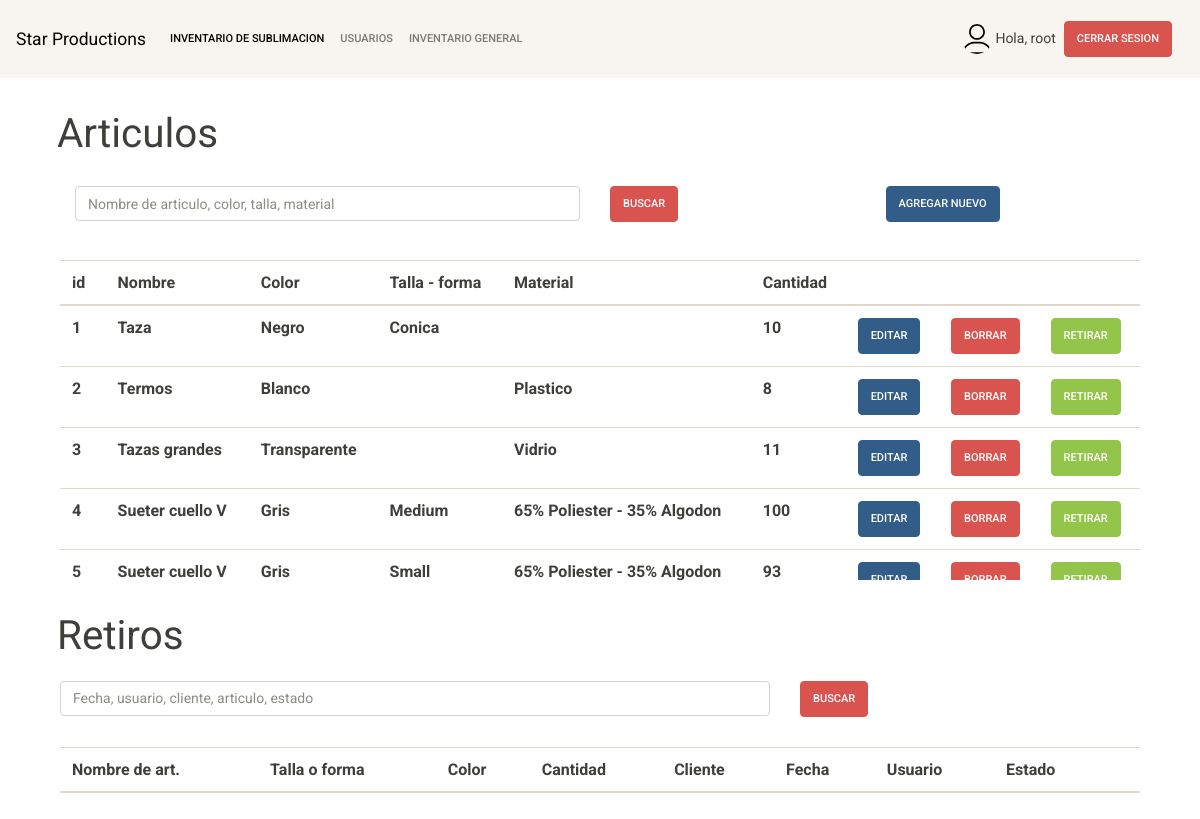
Page /main_page.php (signed in) on the committed database.
### tables this page shows
CREATE TABLE `articulos` (
  `id` int(11) NOT NULL AUTO_INCREMENT,
  `nombre` varchar(25) DEFAULT NULL,
  `color` varchar(20) DEFAULT NULL,
  `talla_forma` varchar(20) DEFAULT NULL,
  `material` varchar(50) DEFAULT NULL,
  `cantidad` int(11) DEFAULT NULL,
  `nota` varchar(100) DEFAULT NULL,
  `tmsp` timestamp NOT NULL DEFAULT CURRENT_TIMESTAMP ON UPDATE CURRENT_TIMESTAMP,
  PRIMARY KEY (`id`)
);

### main_page.php (the view, shortened to what this page needs)
<?php
require_once 'db/conexion.php';
$search = "";
$username = $_SESSION['username'];
$query = "SELECT * FROM usuarios where username = '$username'";
$res_user = mysqli_fetch_array(mysqli_query($link, $query));
?>
<!DOCTYPE html>
<html lang="en">
<head>
    <link rel="stylesheet" href="./bootstrap/bootstrap.min.css">
    <link rel="stylesheet" href="style.css">
</head>
<body class="barra">
    <header>
        <nav class="navbar navbar-expand-lg navbar-light bg-light">
            <a class="navbar-brand" href="./main_page.php">Star Productions</a>
            <div class="collapse navbar-collapse" id="navbarSupportedContent">
                <ul class="navbar-nav mr-auto">
                    <li class="nav-item active">
                        <a class="nav-link" href="./main_page.php">Inventario de sublimacion<span class="sr-only">(current)</span></a>
                    </li>
                    <?php
                    if($res_user['adm'] == 1){
                        echo "<li class='nav-item'>".
                            "<a class='nav-link' href='./usuarios.php'>usuarios</a>".
                            "</li>".
                            "<li class='nav-item'>".
                            "<a class='nav-link' href='./inventario_gen.php'>inventario general</a>".
                            "</li>";
                    }
                    ?>
                </ul>
                <form class="form-inline my-2 my-lg-0">
                    <div class="container-fluid p-2 ">
                      <span class="p-2">
                        <img src="./img/user.svg" class="rounded-circle " alt="" height="30">
                        <span>Hola, <?php echo htmlspecialchars($_SESSION["username"]); ?></span>
                      </span>
                      <a href="logout.php" class="btn btn-danger mr-1">Cerrar sesion</a>
                    </div>
                  </form>
            </div>
          </nav>
    </header>
    <section class="my-4">
        <div class="container">
                <h1 class="text-left p-2 m-1 font-weigth-bold" style="font-size:calc(20px + 1.7vw);">Articulos</h1>
                <div class="container py-2 mb-2">
                    <div class="row justify-content-center">
                        <div class="col-md-9 col-sm-12 py-2">
                            <div class="container">
                                <form method="GET" class="row">
                                        <div class="col-8">
                                            <input class="form-control" type="text" value="" name="search" placeholder="Nombre de articulo, color, talla, material">
                                        </div>
                                        <div class="col-4">
                                            <button type="submit" class="btn btn-danger">Buscar</button>
                                        </div>
                                </form>
                            </div>
                        </div>
                        <div class="col-md-3 col-sm-12  p-2">
                            <?php
                                if($res_user['adm'] == 1){
                                    echo  "<a class='btn btn-primary' data-target='#modal_agregar' data-toggle='modal'>Agregar nuevo</a>";
                                };
                            ?>
                        </div>
                    </div>
                </div>
                <section class="container barra" style="overflow-y: scroll; height:20rem">
                <table class="table table-hover">
                    <thead>
                        <tr>
                            <th scope="col">id</th>
                            <th scope="col">Nombre</th>
                            <th scope="col">Color</th>
                            <th scope="col">Talla - forma</th>
                            <th scope="col">Material</th>
                            <th scope="col">Cantidad</th>
                            <th scope="col"></th>
                            <th scope="col"></th>
                            <th scope="col"></th>
                        </tr>
                    </thead>
                    <tbody>
                        <?php
                            if($search == ""){
                                $query = 'SELECT * FROM articulos';
                            }
                            else{
                                $query = "SELECT * from articulos WHERE nombre LIKE '%$search%' OR color LIKE '%$search%' OR talla_forma LIKE '%$search%' OR material LIKE '%$search%'";
                            };
                            $result = mysqli_query($link, $query);
                                while ($row = mysqli_fetch_array($result))
                                {
                                    echo '<tr>'.
                                    "<th class='d-none' id=nota" . $row['id'] .">" . $row['nota'] . "</th>".
                                    "<th scope='col' id=id" . $row["id"].">". $row["id"]."</th>".
                                    "<th scope='col' id=nombre" . $row["id"].">". $row["nombre"]."</th>".
                                    "<th scope='col' id=color" . $row["id"].">". $row["color"]."</th>".
                                    "<th scope='col' id=talla" . $row["id"].">". $row["talla_forma"]."</th>".
                                    "<th scope='col' id=material" . $row["id"].">". $row["material"]."</th>".
                                    "<th scope='col' id=cant" . $row["id"].">". $row["cantidad"]."</th>";
                                    if($res_user['adm'] == 1){
                                        echo "<th scope='col'><a data-toggle='modal' href='#modal_editar'  id=".$row["id"]." class='btn btn-primary upd'>Editar</a></th>";
                                        echo "<th scope='col'><a data-toggle='modal' data-target='#modal_borrar' id=".$row["id"]." class='btn btn-danger del'>Borrar</a></th>";
                                    };
                                    echo "<th scope='col'><a data-toggle='modal' data-target='#modal_retirar' id=".$row["id"]." class='btn btn-success ret'>Retirar</a></th>".
                                    '</tr>';
                                }
                            ?>
                        </tbody>
                    </table>
                </section>
        </div>
    </section>
    <section class="my-4">
        <div class="container">
                <h1 class="text-left p-2 m-1 font-weigth-bold" style="font-size:calc(20px + 1.7vw);">Retiros</h1>
                <div class="container py-2 mb-2">
                    <form method="GET" class="row">
                        <div class="col-8">
                            <input class="form-control" name="search1" type="text" value="" placeholder="Fecha, usuario, cliente, articulo, estado">
                        </div>
                        <div class="col-4">
                            <button type="submit" class="btn btn-danger">Buscar</button>
                        </div>
                    </form>
                </div>
                <section class="container barra" style="overflow-y: scroll; height:20rem">
                    <table class="table table-hover">
                        <thead>
                            <tr>
                                <th scope="col">Nombre de art.</th>
                                <th scope="col">Talla o forma</th>
                                <th scope="col">Color</th>
                                <th scope="col">Cantidad</th>
                                <th scope="col">Cliente</th>
                                <th scope="col">Fecha</th>
                                <th scope="col">Usuario</th>
                                <th scope="col">Estado</th>
                                <th scope="col"></th>
                            </tr>
                        </thead>
                    </table>
                </section>
        </div>
    </section>
</body>
</html>

### rows in the picture
articulos: id "1", nombre "Taza", color "Negro", talla_forma "Conica", cantidad "10"
articulos: id "2", nombre "Termos", color "Blanco", material "Plastico", cantidad "8"
articulos: id "3", nombre "Tazas grandes", color "Transparente", material "Vidrio", cantidad "11"
articulos: id "4", nombre "Sueter cuello V", color "Gris", talla_forma "Medium", material "65% Poliester - 35% Algodon", cantidad "100"
articulos: id "5", nombre "Sueter cuello V", color "Gris", talla_forma "Small", material "65% Poliester - 35% Algodon", cantidad "93"

### other values in the picture
$_SESSION["username"] "root"
